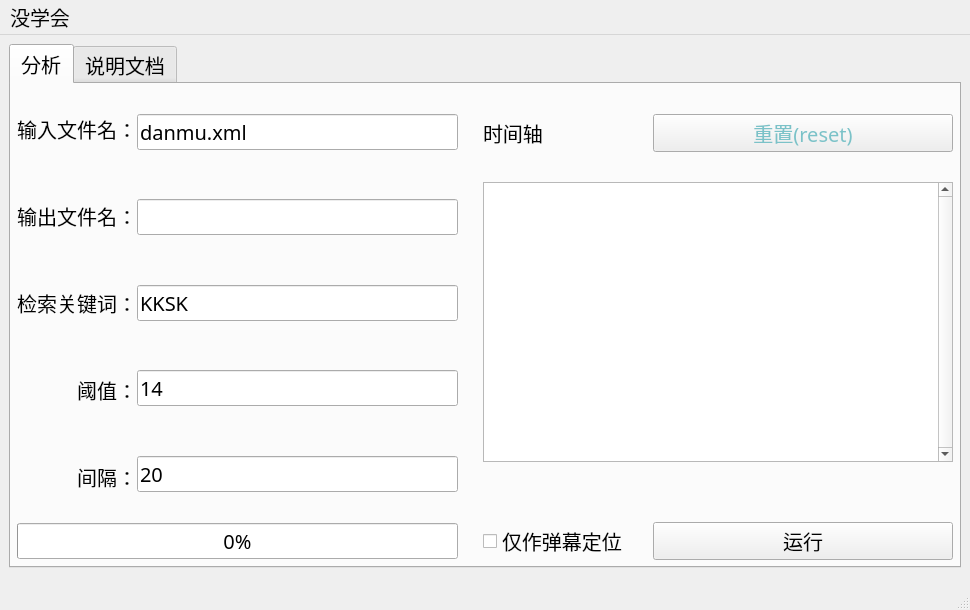
<?xml version="1.0" encoding="UTF-8"?>
<ui version="4.0">
 <class>MainWindow</class>
 <widget class="QMainWindow" name="MainWindow">
  <property name="windowModality">
   <enum>Qt::NonModal</enum>
  </property>
  <property name="geometry">
   <rect>
    <x>0</x>
    <y>0</y>
    <width>970</width>
    <height>610</height>
   </rect>
  </property>
  <property name="sizePolicy">
   <sizepolicy hsizetype="Expanding" vsizetype="Expanding">
    <horstretch>0</horstretch>
    <verstretch>0</verstretch>
   </sizepolicy>
  </property>
  <property name="maximumSize">
   <size>
    <width>16777215</width>
    <height>16777215</height>
   </size>
  </property>
  <property name="font">
   <font>
    <family>仿宋</family>
    <pointsize>15</pointsize>
   </font>
  </property>
  <property name="windowTitle">
   <string>读弹幕：从尝试到放弃</string>
  </property>
  <property name="windowIcon">
   <iconset>
    <normaloff>C:/Users/倪彧祺/Desktop/6941c4ef1185d470e5de463fbc1bdfa3f91fd9bd.jpg</normaloff>C:/Users/倪彧祺/Desktop/6941c4ef1185d470e5de463fbc1bdfa3f91fd9bd.jpg</iconset>
  </property>
  <property name="iconSize">
   <size>
    <width>50</width>
    <height>50</height>
   </size>
  </property>
  <property name="toolButtonStyle">
   <enum>Qt::ToolButtonIconOnly</enum>
  </property>
  <property name="documentMode">
   <bool>false</bool>
  </property>
  <widget class="QWidget" name="centralwidget">
   <property name="autoFillBackground">
    <bool>false</bool>
   </property>
   <layout class="QGridLayout" name="gridLayout_2">
    <item row="1" column="0">
     <layout class="QGridLayout" name="gridLayout">
      <item row="0" column="0">
       <widget class="QTabWidget" name="tabWidget">
        <property name="sizePolicy">
         <sizepolicy hsizetype="Preferred" vsizetype="Preferred">
          <horstretch>0</horstretch>
          <verstretch>0</verstretch>
         </sizepolicy>
        </property>
        <property name="font">
         <font>
          <family>仿宋</family>
          <pointsize>15</pointsize>
         </font>
        </property>
        <property name="styleSheet">
         <string notr="true"/>
        </property>
        <property name="currentIndex">
         <number>0</number>
        </property>
        <property name="iconSize">
         <size>
          <width>25</width>
          <height>25</height>
         </size>
        </property>
        <property name="movable">
         <bool>true</bool>
        </property>
        <widget class="QWidget" name="tab_1">
         <attribute name="title">
          <string>分析</string>
         </attribute>
         <layout class="QGridLayout" name="gridLayout_4" rowstretch="0,0,0,0,0" columnstretch="8,0,5,0">
          <property name="sizeConstraint">
           <enum>QLayout::SetDefaultConstraint</enum>
          </property>
          <property name="leftMargin">
           <number>6</number>
          </property>
          <property name="topMargin">
           <number>30</number>
          </property>
          <property name="rightMargin">
           <number>6</number>
          </property>
          <property name="bottomMargin">
           <number>6</number>
          </property>
          <property name="horizontalSpacing">
           <number>25</number>
          </property>
          <property name="verticalSpacing">
           <number>30</number>
          </property>
          <item row="4" column="2" colspan="2">
           <widget class="QPushButton" name="Run_2">
            <property name="font">
             <font>
              <family>思源黑体 CN Heavy</family>
              <pointsize>15</pointsize>
             </font>
            </property>
            <property name="styleSheet">
             <string notr="true">background-image: url(:/image/1.png);</string>
            </property>
            <property name="text">
             <string>运行</string>
            </property>
           </widget>
          </item>
          <item row="1" column="0" rowspan="3">
           <layout class="QHBoxLayout" name="horizontalLayout">
            <property name="sizeConstraint">
             <enum>QLayout::SetDefaultConstraint</enum>
            </property>
            <item>
             <layout class="QVBoxLayout" name="verticalLayout_2">
              <item>
               <widget class="QLabel" name="label_1">
                <property name="sizePolicy">
                 <sizepolicy hsizetype="Preferred" vsizetype="Expanding">
                  <horstretch>0</horstretch>
                  <verstretch>0</verstretch>
                 </sizepolicy>
                </property>
                <property name="font">
                 <font>
                  <family>仿宋</family>
                  <pointsize>15</pointsize>
                 </font>
                </property>
                <property name="text">
                 <string>输入文件名：</string>
                </property>
                <property name="alignment">
                 <set>Qt::AlignRight|Qt::AlignTrailing|Qt::AlignVCenter</set>
                </property>
               </widget>
              </item>
              <item>
               <spacer name="verticalSpacer_7">
                <property name="orientation">
                 <enum>Qt::Vertical</enum>
                </property>
                <property name="sizeHint" stdset="0">
                 <size>
                  <width>20</width>
                  <height>70</height>
                 </size>
                </property>
               </spacer>
              </item>
              <item>
               <widget class="QLabel" name="label_2">
                <property name="sizePolicy">
                 <sizepolicy hsizetype="Preferred" vsizetype="Expanding">
                  <horstretch>0</horstretch>
                  <verstretch>0</verstretch>
                 </sizepolicy>
                </property>
                <property name="font">
                 <font>
                  <family>仿宋</family>
                  <pointsize>15</pointsize>
                 </font>
                </property>
                <property name="text">
                 <string>输出文件名：</string>
                </property>
                <property name="alignment">
                 <set>Qt::AlignRight|Qt::AlignTrailing|Qt::AlignVCenter</set>
                </property>
               </widget>
              </item>
              <item>
               <spacer name="verticalSpacer_8">
                <property name="orientation">
                 <enum>Qt::Vertical</enum>
                </property>
                <property name="sizeHint" stdset="0">
                 <size>
                  <width>20</width>
                  <height>70</height>
                 </size>
                </property>
               </spacer>
              </item>
              <item>
               <widget class="QLabel" name="label_3">
                <property name="sizePolicy">
                 <sizepolicy hsizetype="Preferred" vsizetype="Expanding">
                  <horstretch>0</horstretch>
                  <verstretch>0</verstretch>
                 </sizepolicy>
                </property>
                <property name="font">
                 <font>
                  <family>仿宋</family>
                  <pointsize>15</pointsize>
                 </font>
                </property>
                <property name="text">
                 <string>检索关键词：</string>
                </property>
                <property name="alignment">
                 <set>Qt::AlignRight|Qt::AlignTrailing|Qt::AlignVCenter</set>
                </property>
               </widget>
              </item>
              <item>
               <spacer name="verticalSpacer_9">
                <property name="orientation">
                 <enum>Qt::Vertical</enum>
                </property>
                <property name="sizeHint" stdset="0">
                 <size>
                  <width>20</width>
                  <height>70</height>
                 </size>
                </property>
               </spacer>
              </item>
              <item>
               <widget class="QLabel" name="label_4">
                <property name="sizePolicy">
                 <sizepolicy hsizetype="Preferred" vsizetype="Expanding">
                  <horstretch>0</horstretch>
                  <verstretch>0</verstretch>
                 </sizepolicy>
                </property>
                <property name="font">
                 <font>
                  <family>仿宋</family>
                  <pointsize>15</pointsize>
                 </font>
                </property>
                <property name="text">
                 <string>阈值：</string>
                </property>
                <property name="alignment">
                 <set>Qt::AlignRight|Qt::AlignTrailing|Qt::AlignVCenter</set>
                </property>
               </widget>
              </item>
              <item>
               <spacer name="verticalSpacer_5">
                <property name="orientation">
                 <enum>Qt::Vertical</enum>
                </property>
                <property name="sizeHint" stdset="0">
                 <size>
                  <width>20</width>
                  <height>70</height>
                 </size>
                </property>
               </spacer>
              </item>
              <item>
               <widget class="QLabel" name="label_5">
                <property name="sizePolicy">
                 <sizepolicy hsizetype="Preferred" vsizetype="Expanding">
                  <horstretch>0</horstretch>
                  <verstretch>0</verstretch>
                 </sizepolicy>
                </property>
                <property name="font">
                 <font>
                  <family>仿宋</family>
                  <pointsize>15</pointsize>
                 </font>
                </property>
                <property name="text">
                 <string>间隔：</string>
                </property>
                <property name="alignment">
                 <set>Qt::AlignRight|Qt::AlignTrailing|Qt::AlignVCenter</set>
                </property>
               </widget>
              </item>
             </layout>
            </item>
            <item>
             <layout class="QVBoxLayout" name="verticalLayout" stretch="0,0,0,0,0,0,0,0,0">
              <property name="spacing">
               <number>0</number>
              </property>
              <property name="rightMargin">
               <number>0</number>
              </property>
              <item>
               <widget class="QLineEdit" name="lineEdit_1">
                <property name="sizePolicy">
                 <sizepolicy hsizetype="Expanding" vsizetype="Expanding">
                  <horstretch>0</horstretch>
                  <verstretch>0</verstretch>
                 </sizepolicy>
                </property>
                <property name="font">
                 <font>
                  <family>仿宋</family>
                  <pointsize>15</pointsize>
                 </font>
                </property>
                <property name="text">
                 <string>danmu.xml</string>
                </property>
                <property name="placeholderText">
                 <string/>
                </property>
                <property name="clearButtonEnabled">
                 <bool>false</bool>
                </property>
               </widget>
              </item>
              <item>
               <spacer name="verticalSpacer_2">
                <property name="orientation">
                 <enum>Qt::Vertical</enum>
                </property>
                <property name="sizeHint" stdset="0">
                 <size>
                  <width>20</width>
                  <height>70</height>
                 </size>
                </property>
               </spacer>
              </item>
              <item>
               <widget class="QLineEdit" name="lineEdit_2">
                <property name="sizePolicy">
                 <sizepolicy hsizetype="Expanding" vsizetype="Expanding">
                  <horstretch>0</horstretch>
                  <verstretch>0</verstretch>
                 </sizepolicy>
                </property>
                <property name="font">
                 <font>
                  <family>仿宋</family>
                  <pointsize>15</pointsize>
                 </font>
                </property>
                <property name="text">
                 <string/>
                </property>
               </widget>
              </item>
              <item>
               <spacer name="verticalSpacer">
                <property name="orientation">
                 <enum>Qt::Vertical</enum>
                </property>
                <property name="sizeHint" stdset="0">
                 <size>
                  <width>20</width>
                  <height>70</height>
                 </size>
                </property>
               </spacer>
              </item>
              <item>
               <widget class="QLineEdit" name="lineEdit_3">
                <property name="sizePolicy">
                 <sizepolicy hsizetype="Expanding" vsizetype="Expanding">
                  <horstretch>0</horstretch>
                  <verstretch>0</verstretch>
                 </sizepolicy>
                </property>
                <property name="font">
                 <font>
                  <family>仿宋</family>
                  <pointsize>15</pointsize>
                 </font>
                </property>
                <property name="text">
                 <string>KKSK</string>
                </property>
               </widget>
              </item>
              <item>
               <spacer name="verticalSpacer_3">
                <property name="orientation">
                 <enum>Qt::Vertical</enum>
                </property>
                <property name="sizeHint" stdset="0">
                 <size>
                  <width>20</width>
                  <height>70</height>
                 </size>
                </property>
               </spacer>
              </item>
              <item>
               <widget class="QLineEdit" name="lineEdit_4">
                <property name="sizePolicy">
                 <sizepolicy hsizetype="Expanding" vsizetype="Expanding">
                  <horstretch>0</horstretch>
                  <verstretch>0</verstretch>
                 </sizepolicy>
                </property>
                <property name="font">
                 <font>
                  <family>仿宋</family>
                  <pointsize>15</pointsize>
                 </font>
                </property>
                <property name="text">
                 <string>14</string>
                </property>
               </widget>
              </item>
              <item>
               <spacer name="verticalSpacer_4">
                <property name="orientation">
                 <enum>Qt::Vertical</enum>
                </property>
                <property name="sizeHint" stdset="0">
                 <size>
                  <width>20</width>
                  <height>70</height>
                 </size>
                </property>
               </spacer>
              </item>
              <item>
               <widget class="QLineEdit" name="lineEdit_5">
                <property name="sizePolicy">
                 <sizepolicy hsizetype="Expanding" vsizetype="Expanding">
                  <horstretch>0</horstretch>
                  <verstretch>0</verstretch>
                 </sizepolicy>
                </property>
                <property name="font">
                 <font>
                  <family>仿宋</family>
                  <pointsize>15</pointsize>
                 </font>
                </property>
                <property name="text">
                 <string>20</string>
                </property>
               </widget>
              </item>
             </layout>
            </item>
           </layout>
          </item>
          <item row="4" column="1">
           <widget class="QCheckBox" name="checkBox">
            <property name="font">
             <font>
              <family>仿宋</family>
              <pointsize>15</pointsize>
             </font>
            </property>
            <property name="text">
             <string>仅作弹幕定位</string>
            </property>
            <property name="checkable">
             <bool>true</bool>
            </property>
            <property name="checked">
             <bool>false</bool>
            </property>
            <property name="tristate">
             <bool>false</bool>
            </property>
           </widget>
          </item>
          <item row="1" column="2" colspan="2">
           <widget class="QPushButton" name="pushButton">
            <property name="font">
             <font>
              <family>思源黑体 CN Heavy</family>
              <pointsize>15</pointsize>
             </font>
            </property>
            <property name="styleSheet">
             <string notr="true">background-image: url(:/image/1.png);
color: rgb(123, 194, 200);</string>
            </property>
            <property name="text">
             <string>重置(reset)</string>
            </property>
           </widget>
          </item>
          <item row="1" column="1">
           <widget class="QLabel" name="label_6">
            <property name="font">
             <font>
              <family>仿宋</family>
              <pointsize>15</pointsize>
             </font>
            </property>
            <property name="text">
             <string>时间轴</string>
            </property>
           </widget>
          </item>
          <item row="2" column="1" colspan="3">
           <widget class="QTextEdit" name="textEdit">
            <property name="sizePolicy">
             <sizepolicy hsizetype="Expanding" vsizetype="Expanding">
              <horstretch>0</horstretch>
              <verstretch>0</verstretch>
             </sizepolicy>
            </property>
            <property name="minimumSize">
             <size>
              <width>0</width>
              <height>0</height>
             </size>
            </property>
            <property name="styleSheet">
             <string notr="true"/>
            </property>
            <property name="verticalScrollBarPolicy">
             <enum>Qt::ScrollBarAlwaysOn</enum>
            </property>
           </widget>
          </item>
          <item row="4" column="0">
           <widget class="QProgressBar" name="progressBar">
            <property name="styleSheet">
             <string notr="true">background-image: url(:/image/1.png);</string>
            </property>
            <property name="value">
             <number>0</number>
            </property>
           </widget>
          </item>
         </layout>
        </widget>
        <widget class="QWidget" name="tab_2">
         <property name="styleSheet">
          <string notr="true"/>
         </property>
         <attribute name="icon">
          <iconset resource="image.qrc">
           <normaloff>:/image/1.png</normaloff>:/image/1.png</iconset>
         </attribute>
         <attribute name="title">
          <string>说明文档</string>
         </attribute>
         <layout class="QHBoxLayout" name="horizontalLayout_2" stretch="0">
          <item>
           <widget class="QTextBrowser" name="textBrowser">
            <property name="html">
             <string>&lt;!DOCTYPE HTML PUBLIC &quot;-//W3C//DTD HTML 4.0//EN&quot; &quot;http://www.w3.org/TR/REC-html40/strict.dtd&quot;&gt;
&lt;html&gt;&lt;head&gt;&lt;meta name=&quot;qrichtext&quot; content=&quot;1&quot; /&gt;&lt;style type=&quot;text/css&quot;&gt;
p, li { white-space: pre-wrap; }
&lt;/style&gt;&lt;/head&gt;&lt;body style=&quot; font-family:'仿宋','仿宋'; font-size:15pt; font-weight:400; font-style:normal;&quot;&gt;
&lt;p style=&quot; margin-top:0px; margin-bottom:0px; margin-left:0px; margin-right:0px; -qt-block-indent:0; text-indent:0px;&quot;&gt;&lt;span style=&quot; font-family:'仿宋';&quot;&gt;版本1.0.1：&lt;/span&gt;&lt;/p&gt;
&lt;p style=&quot; margin-top:0px; margin-bottom:0px; margin-left:0px; margin-right:0px; -qt-block-indent:0; text-indent:0px;&quot;&gt;&lt;span style=&quot; font-family:'仿宋';&quot;&gt;0、本工具简单粗暴，原理即：当前时刻起连续读入5s内的弹幕，若满足搜索条件的弹幕不小于limit数量，则记录当前时间轴，并跳过interval秒。随后重复上述步骤，直到读完所有的弹幕。&lt;/span&gt;&lt;/p&gt;
&lt;p style=&quot; margin-top:0px; margin-bottom:0px; margin-left:0px; margin-right:0px; -qt-block-indent:0; text-indent:0px;&quot;&gt;&lt;span style=&quot; font-family:'仿宋';&quot;&gt;1、默认设置是：interval=20s，limit=14，keywords=KKSK。搜索对象不区分大小写，输入和输出文件名可以自己添加执行路径，如'D:\KaguraMea\video\1.xml'若不加路径，则默认在同级文件夹内。文件后缀名可省略，将分别强制转.xml和.txt。&lt;/span&gt;&lt;/p&gt;
&lt;p style=&quot; margin-top:0px; margin-bottom:0px; margin-left:0px; margin-right:0px; -qt-block-indent:0; text-indent:0px;&quot;&gt;&lt;span style=&quot; font-family:'仿宋';&quot;&gt;2、如不定义输出文件的名字，则输出和输入文件同名的txt文件。&lt;/span&gt;&lt;/p&gt;
&lt;p style=&quot; margin-top:0px; margin-bottom:0px; margin-left:0px; margin-right:0px; -qt-block-indent:0; text-indent:0px;&quot;&gt;&lt;span style=&quot; font-family:'仿宋';&quot;&gt;3、平时不必勾选“仅作弹幕定位”，勾选后，将不再输出剪辑参考时间轴，而是输出搜索的弹幕的具体位置。反选后恢复正常。&lt;/span&gt;&lt;/p&gt;
&lt;p style=&quot; margin-top:0px; margin-bottom:0px; margin-left:0px; margin-right:0px; -qt-block-indent:0; text-indent:0px;&quot;&gt;&lt;span style=&quot; font-family:'仿宋';&quot;&gt;4、根据弹幕池的浓度，可以自行调整limit的大小，越浓limit可以设得越高。如果没有得到搜索结果，请勾选仅作弹幕定位来确认弹幕池中是否有所选弹幕。若有，请降低limit，已达到满意的效果。&lt;/span&gt;&lt;/p&gt;
&lt;p style=&quot; margin-top:0px; margin-bottom:0px; margin-left:0px; margin-right:0px; -qt-block-indent:0; text-indent:0px;&quot;&gt;&lt;span style=&quot; font-family:'仿宋';&quot;&gt;5、本工具适合长视频锁定高光视频时刻，作剪辑或者补视频所用。&lt;/span&gt;&lt;/p&gt;
&lt;p style=&quot;-qt-paragraph-type:empty; margin-top:0px; margin-bottom:0px; margin-left:0px; margin-right:0px; -qt-block-indent:0; text-indent:0px; font-family:'仿宋';&quot;&gt;&lt;br /&gt;&lt;/p&gt;
&lt;p style=&quot; margin-top:0px; margin-bottom:0px; margin-left:0px; margin-right:0px; -qt-block-indent:0; text-indent:0px;&quot;&gt;&lt;span style=&quot; font-family:'仿宋';&quot;&gt;现有bug：&lt;/span&gt;&lt;/p&gt;
&lt;p style=&quot; margin-top:0px; margin-bottom:0px; margin-left:0px; margin-right:0px; -qt-block-indent:0; text-indent:0px;&quot;&gt;&lt;span style=&quot; font-family:'仿宋';&quot;&gt;1、战胜不了该字符串：&lt;/span&gt;&lt;/p&gt;
&lt;p style=&quot; margin-top:0px; margin-bottom:0px; margin-left:0px; margin-right:0px; -qt-block-indent:0; text-indent:0px;&quot;&gt;&lt;span style=&quot; font-family:'仿宋';&quot;&gt;ｷﾀﾜｧ━━━━━━(n'∀')η━━━━━━ !!!!&lt;/span&gt;&lt;/p&gt;
&lt;p style=&quot; margin-top:0px; margin-bottom:0px; margin-left:0px; margin-right:0px; -qt-block-indent:0; text-indent:0px;&quot;&gt;&lt;span style=&quot; font-family:'仿宋';&quot;&gt;2、部分转义字符串不可搜索。&lt;/span&gt;&lt;/p&gt;
&lt;p style=&quot;-qt-paragraph-type:empty; margin-top:0px; margin-bottom:0px; margin-left:0px; margin-right:0px; -qt-block-indent:0; text-indent:0px; font-family:'仿宋';&quot;&gt;&lt;br /&gt;&lt;/p&gt;
&lt;p style=&quot; margin-top:0px; margin-bottom:0px; margin-left:0px; margin-right:0px; -qt-block-indent:0; text-indent:0px;&quot;&gt;&lt;span style=&quot; font-family:'仿宋';&quot;&gt;未来目标：&lt;/span&gt;&lt;/p&gt;
&lt;p style=&quot; margin-top:0px; margin-bottom:0px; margin-left:0px; margin-right:0px; -qt-block-indent:0; text-indent:0px;&quot;&gt;&lt;span style=&quot; font-family:'仿宋';&quot;&gt;不止忽略大小写，同时能将多种弹幕内容识别为目标弹幕。&lt;/span&gt;&lt;/p&gt;
&lt;p style=&quot;-qt-paragraph-type:empty; margin-top:0px; margin-bottom:0px; margin-left:0px; margin-right:0px; -qt-block-indent:0; text-indent:0px; font-family:'仿宋';&quot;&gt;&lt;br /&gt;&lt;/p&gt;
&lt;p style=&quot; margin-top:0px; margin-bottom:0px; margin-left:0px; margin-right:0px; -qt-block-indent:0; text-indent:0px;&quot;&gt;&lt;span style=&quot; font-family:'仿宋'; color:#ffffff;&quot;&gt;不想写，好懒。&lt;/span&gt;&lt;/p&gt;&lt;/body&gt;&lt;/html&gt;</string>
            </property>
           </widget>
          </item>
         </layout>
        </widget>
       </widget>
      </item>
     </layout>
    </item>
   </layout>
  </widget>
  <widget class="QMenuBar" name="menubar">
   <property name="geometry">
    <rect>
     <x>0</x>
     <y>0</y>
     <width>970</width>
     <height>23</height>
    </rect>
   </property>
   <widget class="QMenu" name="menu">
    <property name="sizePolicy">
     <sizepolicy hsizetype="Preferred" vsizetype="Preferred">
      <horstretch>0</horstretch>
      <verstretch>0</verstretch>
     </sizepolicy>
    </property>
    <property name="title">
     <string>没学会</string>
    </property>
   </widget>
   <addaction name="menu"/>
  </widget>
  <widget class="QStatusBar" name="statusbar"/>
 </widget>
 <resources>
  <include location="image.qrc"/>
 </resources>
 <connections>
  <connection>
   <sender>Run_2</sender>
   <signal>clicked()</signal>
   <receiver>MainWindow</receiver>
   <slot>pushButton_Click()</slot>
   <hints>
    <hint type="sourcelabel">
     <x>683</x>
     <y>547</y>
    </hint>
    <hint type="destinationlabel">
     <x>526</x>
     <y>26</y>
    </hint>
   </hints>
  </connection>
  <connection>
   <sender>checkBox</sender>
   <signal>clicked()</signal>
   <receiver>MainWindow</receiver>
   <slot>checkBox_On()</slot>
   <hints>
    <hint type="sourcelabel">
     <x>572</x>
     <y>553</y>
    </hint>
    <hint type="destinationlabel">
     <x>381</x>
     <y>27</y>
    </hint>
   </hints>
  </connection>
  <connection>
   <sender>pushButton</sender>
   <signal>clicked()</signal>
   <receiver>MainWindow</receiver>
   <slot>resetButton_Click()</slot>
   <hints>
    <hint type="sourcelabel">
     <x>789</x>
     <y>112</y>
    </hint>
    <hint type="destinationlabel">
     <x>761</x>
     <y>25</y>
    </hint>
   </hints>
  </connection>
 </connections>
 <slots>
  <slot>pushButton_Click()</slot>
  <slot>checkBox_On()</slot>
  <slot>resetButton_Click()</slot>
 </slots>
</ui>
